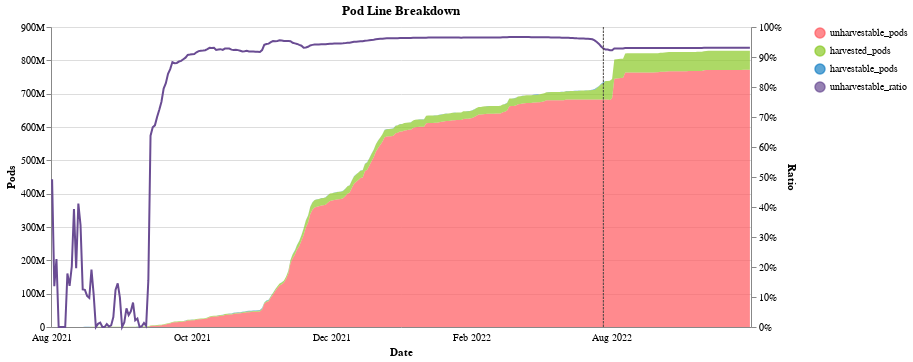

The notebook cell saved with this chart:
### Code cell
colors = {
    'unharvestable_pods': '#ff595e', 
    'harvested_pods': "#8ac926", 
    'harvestable_pods': "#1982c4", 
    'unharvestable_ratio': "#6a4c93", 
} 
c = (
    chart_stack_area_overlay_line_timeseries(
        df, 
        "timestamp", 
        value_vars, 
        ['unharvestable_pods', 'harvested_pods', 'harvestable_pods',], 
        "Pod Line Breakdown", 
        tooltip_formats={
            'unharvestable_pods': ',d', 
            'harvested_pods': ',d', 
            'harvestable_pods': ',d', 
            'unharvestable_ratio': '.0%', 
        },
        yaxis_area_kwargs=dict(title="Pods", format=".3~s"), 
        yaxis_line_kwargs=dict(title="Ratio", format=".0%"), 
        separate_y_axes=True, 
        color_map=colors, 
        show_exploit_rule=True, 
        exploit_day=16, 
    )
)

css_lines = css_tooltip_timeseries_multi_colored(value_vars, colors) 
css = "\n".join(css_lines)

apply_css("")
# apply_css(css)

c

### Figure 1 — Vega-Lite specification as saved in the notebook (floating-point values rounded to 4 significant figures; data arrays with more than 128 entries replaced by an {"elided": "..."} marker saying what was removed)
{"config": {"view": {"continuousWidth": 400, "continuousHeight": 300}}, "layer": [{"mark": {"type": "area", "point": "transparent"}, "encoding": {"color": {"field": "variable", "legend": {"title": null}, "scale": {"domain": ["unharvestable_pods", "harvested_pods", "harvestable_pods", "unharvestable_ratio"], "range": ["#ff595e", "#8ac926", "#1982c4", "#6a4c93"]}, "type": "nominal"}, "order": {"field": "stack_order", "sort": "ascending", "type": "quantitative"}, "tooltip": [{"field": "timestamp", "timeUnit": "yearmonthdate", "title": "date", "type": "ordinal"}, {"field": "unharvestable_pods", "format": ",d", "type": "quantitative"}, {"field": "harvested_pods", "format": ",d", "type": "quantitative"}, {"field": "harvestable_pods", "format": ",d", "type": "quantitative"}, {"field": "unharvestable_ratio", "format": ".0%", "type": "quantitative"}], "x": {"axis": {"formatType": "time", "labelAngle": 0, "labelExpr": "timeFormat(toDate(datum.value), '%b %Y')", "labelOverlap": true, "labelPadding": 5, "labelSeparation": 50, "ticks": false, "title": "Date"}, "field": "timestamp", "type": "ordinal"}, "y": {"axis": {"format": ".3~s", "title": "Pods"}, "field": "value", "type": "quantitative"}}, "title": "Pod Line Breakdown", "transform": [{"calculate": "datum['variable'] === 'unharvestable_pods' ? 0 :  datum['variable'] === 'harvested_pods' ? 1 :  datum['variable'] === 'harvestable_pods' ? 2 :  datum['variable'] === 'unharvestable_ratio' ? 3 : 4", "as": "stack_order"}, {"filter": "datum.variable == 'unharvestable_pods' | datum.variable == 'harvested_pods' | datum.variable == 'harvestable_pods'"}, {"calculate": "datum['variable'] === 'unharvestable_pods' ? 0 :  datum['variable'] === 'harvested_pods' ? 1 :  datum['variable'] === 'harvestable_pods' ? 2 :  datum['variable'] === 'unharvestable_ratio' ? 3 : 4", "as": "sort_col"}], "width": 700}, {"layer": [{"mark": "line", "encoding": {"color": {"field": "variable", "legend": {"title": null}, "scale": {"domain": ["unharvestable_pods", "harvested_pods", "harvestable_pods", "unharvestable_ratio"], "range": ["#ff595e", "#8ac926", "#1982c4", "#6a4c93"]}, "type": "nominal"}, "order": {"field": "stack_order", "sort": "ascending", "type": "quantitative"}, "x": {"axis": {"formatType": "time", "labelAngle": 0, "labelExpr": "timeFormat(toDate(datum.value), '%b %Y')", "labelOverlap": true, "labelPadding": 5, "labelSeparation": 50, "ticks": false, "title": "Date"}, "field": "timestamp", "type": "ordinal"}, "y": {"axis": {"format": ".0%", "title": "Ratio"}, "field": "value", "type": "quantitative"}}, "title": "Pod Line Breakdown", "transform": [{"calculate": "datum['variable'] === 'unharvestable_pods' ? 0 :  datum['variable'] === 'harvested_pods' ? 1 :  datum['variable'] === 'harvestable_pods' ? 2 :  datum['variable'] === 'unharvestable_ratio' ? 3 : 4", "as": "stack_order"}, {"filter": "datum.variable != 'unharvestable_pods' & datum.variable != 'harvested_pods' & datum.variable != 'harvestable_pods'"}], "width": 700}, {"mark": {"type": "rule", "color": "#474440", "opacity": 1, "strokeDash": [2.5, 1]}, "encoding": {"x": {"axis": {"formatType": "time", "labelAngle": 0, "labelExpr": "timeFormat(toDate(datum.value), '%b %Y')", "labelOverlap": true, "labelPadding": 5, "labelSeparation": 50, "ticks": false, "title": "Date"}, "field": "timestamp", "type": "ordinal"}}, "title": "Pod Line Breakdown", "transform": [{"pivot": "variable", "value": "value", "groupby": ["timestamp"]}, {"filter": "\n            year(datum['timestamp']) === 2022 && \n            month(datum['timestamp']) === 3 && \n            date(datum['timestamp']) === 16 && warn(datetime(datum['timestamp']))\n        "}], "width": 700}]}], "data": {"name": "data-01c866888b82e71306c00487df1fb707"}, "resolve": {"axis": {"y": "independent"}, "scale": {"y": "independent"}}, "$schema": "https://vega.github.io/schema/vega-lite/v4.17.0.json", "datasets": {"data-01c866888b82e71306c00487df1fb707": {"elided": "1280 records"}}}
